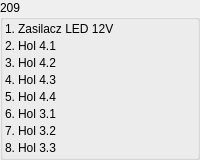
           <widget class="QGroupBox" name="groupBox_5">
            <property name="title">
             <string>209</string>
            </property>
            <layout class="QFormLayout" name="formLayout_3">
             <property name="horizontalSpacing">
              <number>3</number>
             </property>
             <property name="verticalSpacing">
              <number>3</number>
             </property>
             <property name="leftMargin">
              <number>2</number>
             </property>
             <property name="topMargin">
              <number>2</number>
             </property>
             <property name="rightMargin">
              <number>2</number>
             </property>
             <property name="bottomMargin">
              <number>2</number>
             </property>
             <item row="0" column="0">
              <widget class="QLabel" name="label_68">
               <property name="text">
                <string>1.</string>
               </property>
              </widget>
             </item>
             <item row="0" column="1">
              <widget class="QLabel" name="label_117">
               <property name="text">
                <string>Zasilacz LED 12V</string>
               </property>
              </widget>
             </item>
             <item row="1" column="0">
              <widget class="QLabel" name="label_154">
               <property name="text">
                <string>2.</string>
               </property>
              </widget>
             </item>
             <item row="1" column="1">
              <widget class="QLabel" name="label_164">
               <property name="text">
                <string>Hol 4.1</string>
               </property>
              </widget>
             </item>
             <item row="2" column="0">
              <widget class="QLabel" name="label_162">
               <property name="text">
                <string>3.</string>
               </property>
              </widget>
             </item>
             <item row="2" column="1">
              <widget class="QLabel" name="label_165">
               <property name="text">
                <string>Hol 4.2</string>
               </property>
              </widget>
             </item>
             <item row="3" column="0">
              <widget class="QLabel" name="label_163">
               <property name="text">
                <string>4.</string>
               </property>
              </widget>
             </item>
             <item row="3" column="1">
              <widget class="QLabel" name="label_166">
               <property name="text">
                <string>Hol 4.3</string>
               </property>
              </widget>
             </item>
             <item row="4" column="0">
              <widget class="QLabel" name="label_167">
               <property name="text">
                <string>5.</string>
               </property>
              </widget>
             </item>
             <item row="4" column="1">
              <widget class="QLabel" name="label_168">
               <property name="text">
                <string>Hol 4.4</string>
               </property>
              </widget>
             </item>
             <item row="5" column="0">
              <widget class="QLabel" name="label_170">
               <property name="text">
                <string>6.</string>
               </property>
              </widget>
             </item>
             <item row="5" column="1">
              <widget class="QLabel" name="label_169">
               <property name="text">
                <string>Hol 3.1</string>
               </property>
              </widget>
             </item>
             <item row="6" column="0">
              <widget class="QLabel" name="label_171">
               <property name="text">
                <string>7.</string>
               </property>
              </widget>
             </item>
             <item row="6" column="1">
              <widget class="QLabel" name="label_172">
               <property name="text">
                <string>Hol 3.2</string>
               </property>
              </widget>
             </item>
             <item row="7" column="0">
              <widget class="QLabel" name="label_173">
               <property name="text">
                <string>8.</string>
               </property>
              </widget>
             </item>
             <item row="7" column="1">
              <widget class="QLabel" name="label_174">
               <property name="text">
                <string>Hol 3.3</string>
               </property>
              </widget>
             </item>
            </layout>
           </widget>
